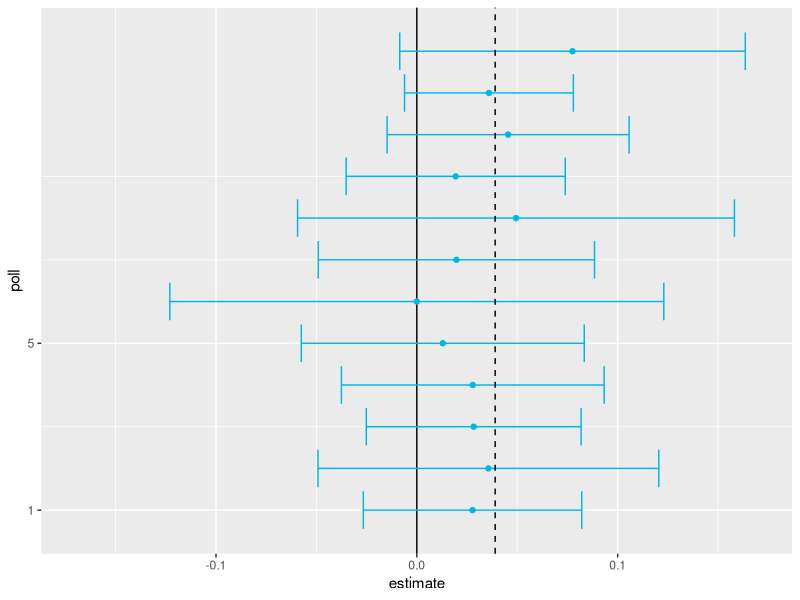
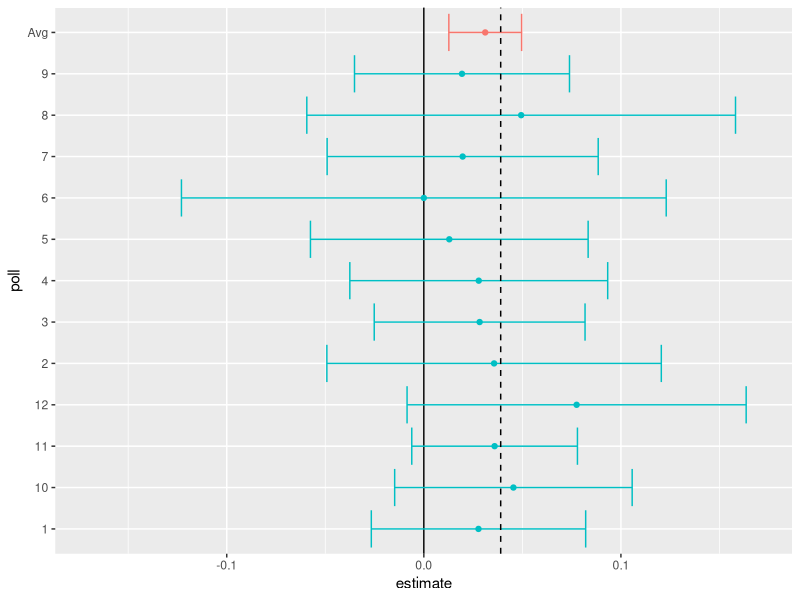
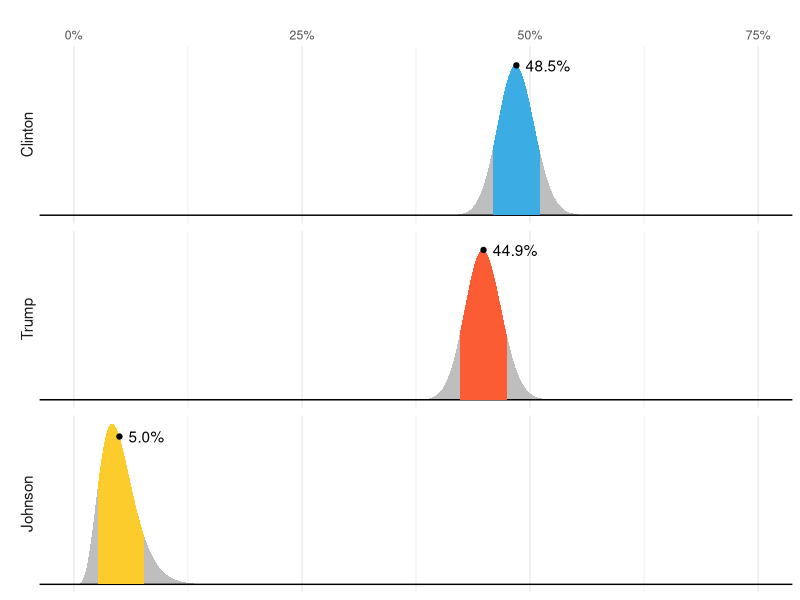
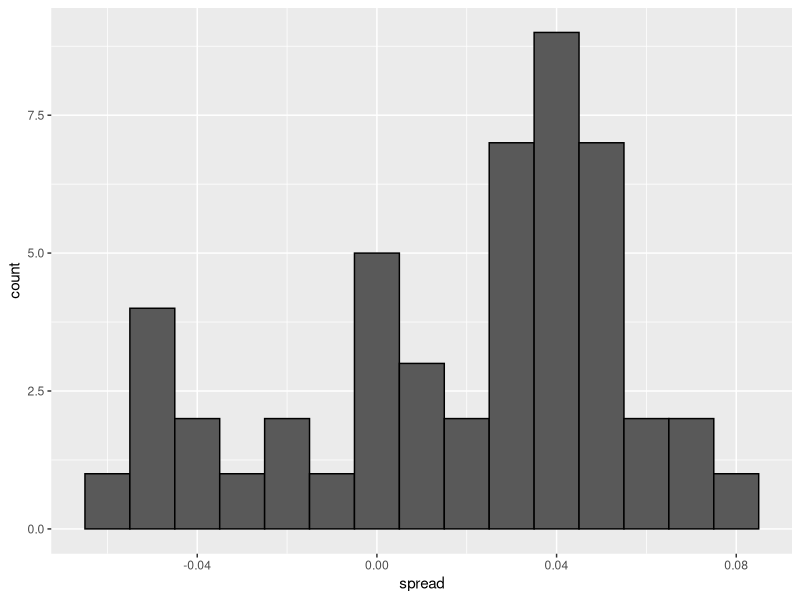
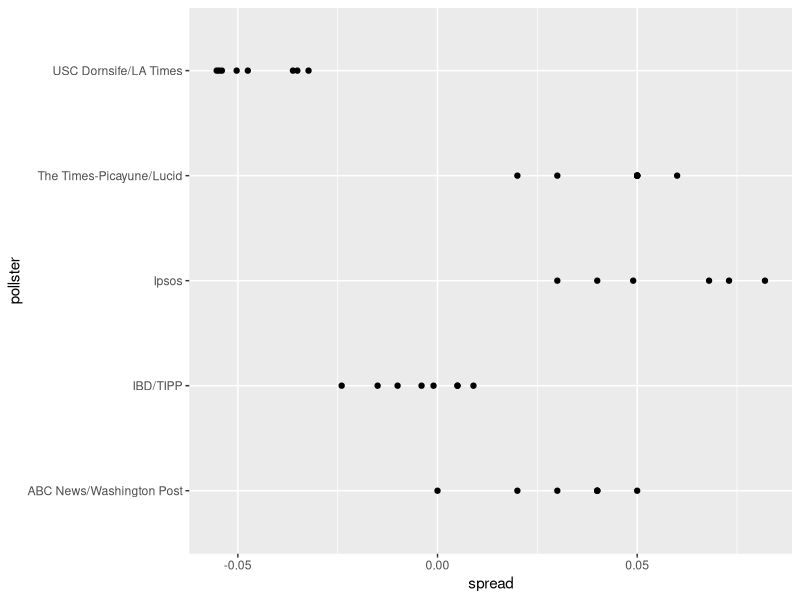
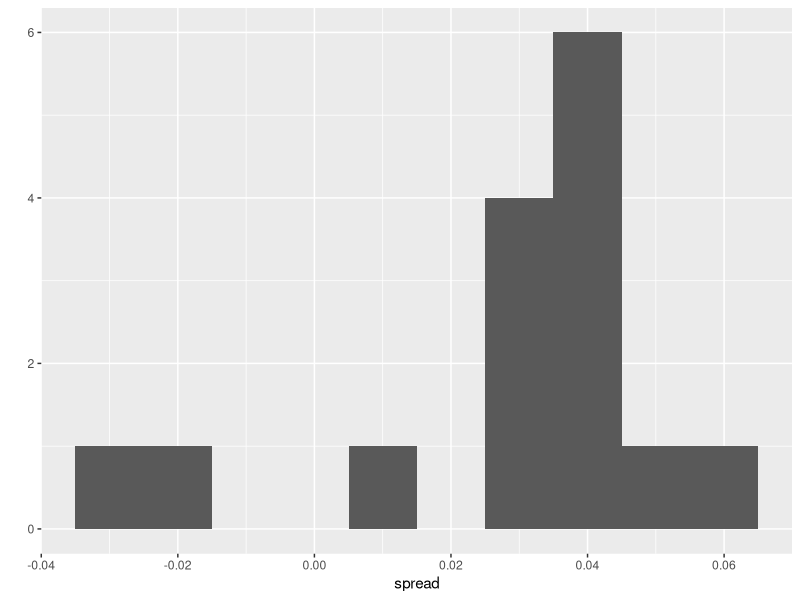

Write R code to recreate these figures, in order.
## ---- chunk 1
set.seed(2)
img_path <- "inference/img/"
## ---- chunk 2
library(tidyverse)
library(dslabs)
d <- 0.039
Ns <- c(1298, 533, 1342, 897, 774, 254, 812, 324, 1291, 1056, 2172, 516)
p <- (d + 1)/ 2

polls <- map_df(Ns, function(N) {
x <- sample(c(0,1), size=N, replace=TRUE, prob=c(1-p, p))
x_hat <- mean(x)
se_hat <- sqrt(x_hat * (1 - x_hat)/ N)
list(estimate = 2 * x_hat - 1,
low = 2*(x_hat - 1.96*se_hat) - 1,
high = 2*(x_hat + 1.96*se_hat) - 1,
sample_size = N)
}) %>% mutate(poll = seq_along(Ns))

## ---- chunk 3
ggplot(polls, aes(poll, estimate, ymin=low, ymax=high)) +
geom_hline(yintercept = 0) +
geom_point(col="#00B6EB")+
geom_errorbar(col="#00B6EB") +
coord_flip() +
scale_x_continuous(breaks=c(1,ncol(polls))) +
scale_y_continuous(limits = c(-0.17, 0.17)) +
geom_hline(yintercept = 2*p-1, lty=2)
## ---- chunk 4
sum(polls$sample_size)
## ---- chunk 5
d_hat <- polls %>%
summarize(avg = sum(estimate*sample_size)/ sum(sample_size)) %>%
pull(avg)
## ---- chunk 6
p_hat <- (1+d_hat)/2
moe <- 2*1.96*sqrt(p_hat*(1-p_hat)/sum(polls$sample_size))
new_row <- tibble(d_hat, d_hat-moe, d_hat+moe, sum(polls$sample_size),13)
names(new_row) <- names(polls)
polls2 <- bind_rows(polls, new_row)
polls2$poll<-as.character(polls2$poll);
polls2$poll[13] <- "Avg"
polls2$col <- as.character(c(rep(2,12),1))
ggplot(polls2, aes(poll, estimate, ymin=low, ymax=high, color=col)) +
geom_hline(yintercept = 0) +
geom_point(show.legend = FALSE)+
geom_errorbar(show.legend = FALSE) +
coord_flip() +
scale_y_continuous(limits = c(-0.17, 0.17)) +
geom_hline(yintercept = 2*p-1, lty=2)
## ---- chunk 7
#knitr::include_graphics(file.path(img_path, "pollster-2016-predictions.png"))
tmp <- data.frame(NYT = " 85%", `538` = " 71%", HuffPost = " 98%", PW = " 89%", PEC = " >99%", DK = " 92%", Cook = " Lean Dem", Roth = " Lean Dem", check.names = FALSE, row.names = "Win Prob")
if(knitr::is_html_output()){
knitr::kable(tmp, "html") %>%
kableExtra::kable_styling(bootstrap_options = "striped", full_width = FALSE)
} else{
knitr::kable(tmp, "latex", booktabs = TRUE) %>%
kableExtra::kable_styling(font_size = 8)
}
## ---- chunk 8
## knitr::include_graphics(file.path(img_path, "popular-vote-538.png"))

my_dgamma <- function(x, mean = 1, sd = 1){
shape = mean^2/sd^2
scale = sd^2/ mean
dgamma(x, shape = shape, scale = scale)
}

my_qgamma <- function(mean = 1, sd = 1){
shape = mean^2/sd^2
scale = sd^2/ mean
qgamma(c(0.1,0.9), shape = shape, scale = scale)
}

tmp <- tibble(candidate = c("Clinton", "Trump", "Johnson"), avg = c(48.5, 44.9, 5.0), avg_txt = c("48.5%", "44.9%", "5.0%"), sd = rep(2, 3), m = my_dgamma(avg, avg, sd)) %>%
mutate(candidate = reorder(candidate, -avg))

xx <- seq(0, 75, len = 300)
tmp_2 <- map_df(1:3, function(i){
tibble(candidate = tmp$candidate[i],
avg = tmp$avg[i],
sd = tmp$sd[i],
x = xx,
y = my_dgamma(xx, tmp$avg[i], tmp$sd[i]))
})

tmp_3 <- map_df(1:3, function(i){
qq <- my_qgamma(tmp$avg[i], tmp$sd[i])
xx <- seq(qq[1], qq[2], len = 200)
tibble(candidate = tmp$candidate[i],
avg = tmp$avg[i],
sd = tmp$sd[i],
x = xx,
y = my_dgamma(xx, tmp$avg[i], tmp$sd[i]))
})

tmp_2 %>%
ggplot(aes(x, ymax = y, ymin = 0)) +
geom_ribbon(fill = "grey") +
facet_grid(candidate~., switch="y") +
scale_x_continuous(breaks = seq(0, 75, 25), position = "top",
label= paste0(seq(0, 75, 25), "%")) +
geom_abline(intercept = 0, slope = 0) +
xlab("") + ylab("") +
theme_minimal() +
theme(panel.grid.major.y = element_blank(),
panel.grid.minor.y = element_blank(),
axis.title.y=element_blank(),
axis.text.y=element_blank(),
axis.ticks.y=element_blank(),
strip.text.y = element_text(angle = 180, size = 11, vjust = 0.2)) +
geom_ribbon(data = tmp_3, mapping = aes(x = x, ymax = y, ymin = 0, fill = candidate), inherit.aes = FALSE, show.legend = FALSE) +
scale_fill_manual(values = c("#3cace4", "#fc5c34", "#fccc2c")) +
geom_point(data = tmp, mapping = aes(x = avg, y = m), inherit.aes = FALSE) +
geom_text(data = tmp, mapping = aes(x = avg, y = m, label = avg_txt), inherit.aes = FALSE, hjust = 0, nudge_x = 1)


## ---- chunk 9
data(polls_us_election_2016)
## ---- chunk 10
polls <- polls_us_election_2016 %>%
filter(state == "U.S." & enddate >= "2016-10-31" &
(grade %in% c("A+","A","A-","B+") | is.na(grade)))
## ---- chunk 11
polls <- polls %>%
mutate(spread = rawpoll_clinton/100 - rawpoll_trump/100)
## ---- chunk 12
d_hat <- polls %>%
summarize(d_hat = sum(spread * samplesize)/ sum(samplesize)) %>%
pull(d_hat)
## ---- chunk 13
p_hat <- (d_hat+1)/2
moe <- 1.96 * 2 * sqrt(p_hat * (1 - p_hat)/ sum(polls$samplesize))
moe
## ---- chunk 14
polls %>%
ggplot(aes(spread)) +
geom_histogram(color="black", binwidth = .01)
## ---- chunk 15
polls %>% group_by(pollster) %>% summarize(n())
## ---- chunk 16
polls %>% group_by(pollster) %>%
filter(n() >= 6) %>%
ggplot(aes(pollster, spread)) +
geom_point() +
coord_flip()
## ---- chunk 17
polls %>% group_by(pollster) %>%
filter(n() >= 6) %>%
summarize(se = 2 * sqrt(p_hat * (1-p_hat)/ median(samplesize)))
## ---- chunk 18
one_poll_per_pollster <- polls %>% group_by(pollster) %>%
filter(enddate == max(enddate)) %>%
ungroup()
## ---- chunk 19
qplot(spread, data = one_poll_per_pollster, binwidth = 0.01)
## ---- chunk 20
sd(one_poll_per_pollster$spread)
## ---- chunk 21
results <- one_poll_per_pollster %>%
summarize(avg = mean(spread),
se = sd(spread)/ sqrt(length(spread))) %>%
mutate(start = avg - 1.96 * se,
end = avg + 1.96 * se)
round(results * 100, 1)
